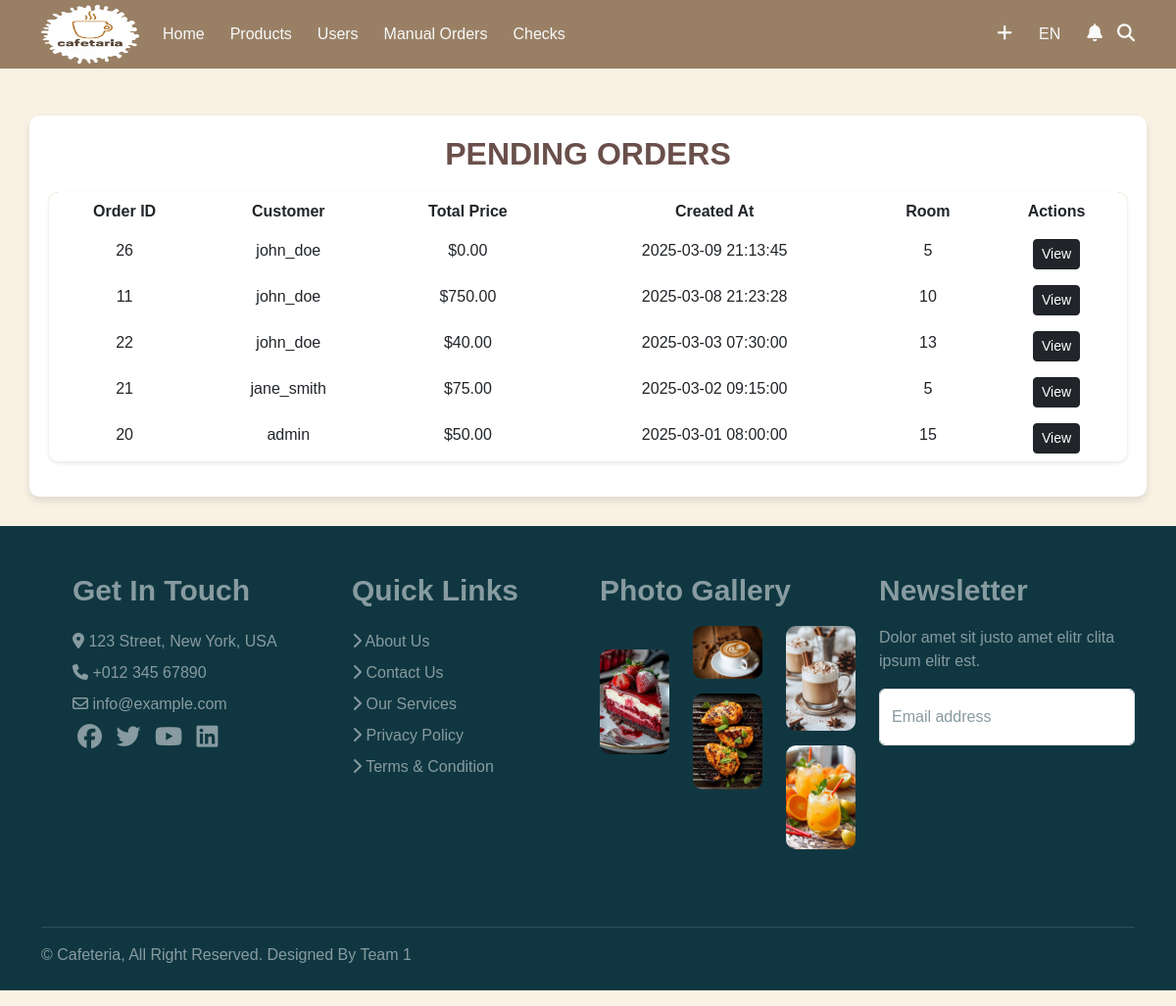
The page /project/Cafeteria_php/pages/admin_orders.php on the database its author committed.
### tables this page shows
CREATE TABLE `orders` (
  `order_id` int NOT NULL,
  `user_id` int DEFAULT NULL,
  `total_price` decimal(12,2) NOT NULL DEFAULT '0.00',
  `status` enum('pending','completed','cancelled') NOT NULL DEFAULT 'pending',
  `created_at` timestamp NULL DEFAULT CURRENT_TIMESTAMP,
  `updated_at` timestamp NULL DEFAULT CURRENT_TIMESTAMP ON UPDATE CURRENT_TIMESTAMP,
  `amount` decimal(10,2) DEFAULT NULL,
  `unit_price` decimal(12,2) NOT NULL
);

CREATE TABLE `users` (
  `user_id` int NOT NULL,
  `username` varchar(50) NOT NULL,
  `password` varchar(255) NOT NULL,
  `email` varchar(100) NOT NULL,
  `phone` varchar(15) DEFAULT NULL,
  `role` enum('user','admin') NOT NULL,
  `user_img` varchar(500) NOT NULL
);

### project/Cafeteria_php/pages/admin_orders.php (the view, shortened to what this page needs)
<?php include '../include/header.php' ?>
<?php
require "../config/config.php";;
$query = "SELECT o.order_id, u.username, o.total_price, o.created_at
          FROM orders o
          JOIN users u ON o.user_id = u.user_id
          WHERE o.status = 'pending'
          ORDER BY o.created_at DESC";
$stmt = $conn->prepare($query);
$stmt->execute();
$orders = $stmt->fetchAll(PDO::FETCH_ASSOC);
?>
<!DOCTYPE html>
<html lang="en">
<head>
    <link rel="stylesheet" href="https://cdn.jsdelivr.net/npm/bootstrap@5.3.0/dist/css/bootstrap.min.css">
    <link rel="stylesheet" href="css/admin_orders.css">
    <link rel="stylesheet" href="css/myorder.css">
</head>
<body>
<div class="container admin-container   mt-5">
    <h2 class="text-center admin-title">Pending Orders</h2>
    <?php if (!empty($orders)): ?>
        <table class="table table-hover admin-table">
            <thead>
                <tr>
                    <th>Order ID</th>
                    <th>Customer</th>
                    <th>Total Price</th>
                    <th>Created At</th>
                    <th>Room</th>
                    <th>Actions</th>
                </tr>
            </thead>
            <tbody>
                <?php foreach ($orders as $order): ?>
                    <tr>
                        <td><?= $order['order_id'] ?></td>
                        <td><?= htmlspecialchars($order['username']) ?></td>
                        <td>$<?= number_format($order['total_price'], 2) ?></td>
                        <td><?= $order['created_at'] ?></td>
                        <td><?= rand(0,30) ?></td>
                        <td>
                            <a href="order_details.php?order_id=<?= $order['order_id'] ?>" class="btn btn-sm btn-dark">View</a>
                        </td>
                    </tr>
                <?php endforeach; ?>
            </tbody>
        </table>
    <?php else: ?>
        <p class="text-center text-muted">No pending orders found.</p>
    <?php endif; ?>
</div>
</body>
</html>
<?php include '../include/footer.php'; ?>

### project/Cafeteria_php/pages/css/admin_orders.css (style rules this page uses)
body { background-color: #f8f1e4; font-family: 'Arial', sans-serif; }
.admin-container { background-color: #fff; padding: 20px; border-radius: 10px; box-shadow: 0 4px 8px rgba(0, 0, 0, 0.1); }
.admin-title { color: #6a4f4b; font-weight: bold; text-transform: uppercase; margin-bottom: 20px; }
.admin-table { border-radius: 10px; box-shadow: 0 2px 4px rgba(0, 0, 0, 0.1); overflow: hidden; }
.admin-table thead { background-color: #d4a373; color: white; }
table { border: none; border-collapse: collapse; }
table td, table th { border: none; }

### project/Cafeteria_php/pages/css/myorder.css (style rules this page uses)
table { width: 100%; border-collapse: collapse; }
th, td { border: 1px solid black; padding: 10px; text-align: center; }
th { background-color: #f4f4f4; }

### rows shown on the page
orders: order_id "26", user.username "john_doe", total_price "0.00", created_at "2025-03-09 21:13:45"
orders: order_id "11", user.username "john_doe", total_price "750.00", created_at "2025-03-08 21:23:28"
orders: order_id "22", user.username "john_doe", total_price "40.00", created_at "2025-03-03 07:30:00"
orders: order_id "21", user.username "jane_smith", total_price "75.00", created_at "2025-03-02 09:15:00"
orders: order_id "20", user.username "admin", total_price "50.00", created_at "2025-03-01 08:00:00"
